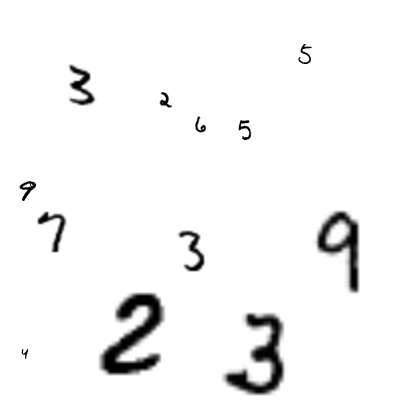
#> input picture Ch8_YOLOv3-MNIST/mnist_test.jpg, 416 x 416 px
$ python image_process.py
#> lines starting #> are read from the running program, lines starting #| are printed output that depends on the picture
import random
import numpy as np
import cv2


# [81 lines left out: functions random_horizontal_flip, random_crop, random_translate, resize_to_square, not called in this run]


if __name__ == "__main__":
    import cv2
    from image_process import *

    bboxes = np.array([[380,129,408,157],
                       [162,221,218,277],
                       [290,232,332,274],
                       [193,298,249,354],
                       [167,97,279,209]])

    print('원본\n', bboxes)
    image = cv2.imread('mnist_test.jpg')
#> image is the input picture: shape (416, 416, 3); min 0, max 255, mean 245.4

    translate, bboxes = random_translate(image, bboxes, 1.0)
#> in random_translate, `image = cv2.warpAffine(image, M, (w, h))`:
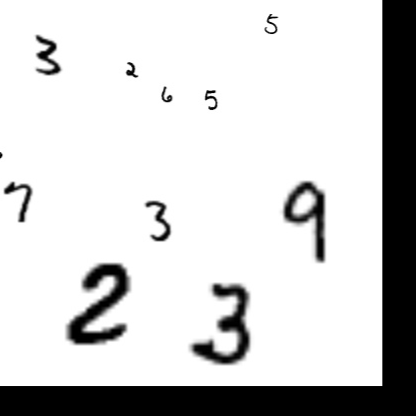
#> image: shape (416, 416, 3); min 0, max 255, mean 208.1
#> bboxes = [[346, 99, 374, 127], [128, 191, 184, 247], [256, 202, 298, 244], [159, 268, 215, 324], [133, 67, 245, 179]]
    print('이동\n', bboxes)
#| 이동
#|  [[346  99 374 127]
#|  [128 191 184 247]
#|  [256 202 298 244]
#|  [159 268 215 324]
#|  [133  67 245 179]]

    flip, bboxes = random_horizontal_flip(image, bboxes, 1.0)
#> in random_horizontal_flip, `image = image[:, ::-1, :]`:
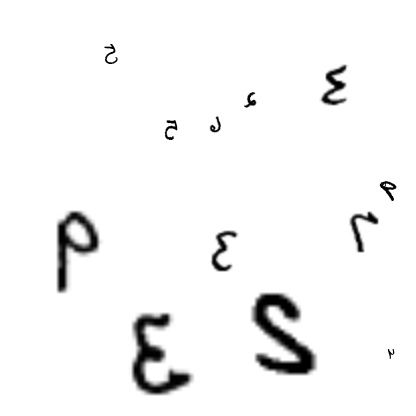
#> image: shape (416, 416, 3); min 0, max 255, mean 245.4
#> bboxes = [[42, 99, 70, 127], [232, 191, 288, 247], [118, 202, 160, 244], [201, 268, 257, 324], [171, 67, 283, 179]]
    print('좌/우 반전\n', bboxes)
#| 좌/우 반전
#|  [[ 42  99  70 127]
#|  [232 191 288 247]
#|  [118 202 160 244]
#|  [201 268 257 324]
#|  [171  67 283 179]]

    crop, bboxes = random_crop(image, bboxes, 1.0)
#> in random_crop, `max_bbox = np.concatenate( [np.min(bboxes[:, 0:2], axis=0), np.max(bbo..`: max_bbox = [42, 67, 288, 324]
#> in random_crop, `max_l_trans = max_bbox[0]`: max_l_trans = 42
#> in random_crop, `max_u_trans = max_bbox[1]`: max_u_trans = 67
#> in random_crop, `max_r_trans = w - max_bbox[2]`: max_r_trans = 128
#> in random_crop, `max_d_trans = h - max_bbox[3]`: max_d_trans = 92
#> in random_crop, `crop_xmin = max(0, int(max_bbox[0] - random.uniform(0, max_l_trans)))`: crop_xmin = 24
#> in random_crop, `crop_ymin = max(0, int(max_bbox[1] - random.uniform(0, max_u_trans)))`: crop_ymin = 14
#> in random_crop, `crop_xmax = max(w, int(max_bbox[2] + random.uniform(0, max_r_trans)))`: crop_xmax = 416
#> in random_crop, `image = image[crop_ymin:crop_ymax, crop_xmin:crop_xmax]`:
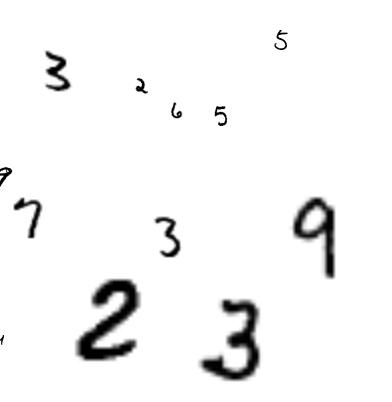
#> image: shape (402, 392, 3); min 0, max 255, mean 244.5
#> bboxes = [[18, 85, 46, 113], [208, 177, 264, 233], [94, 188, 136, 230], [177, 254, 233, 310], [147, 53, 259, 165]]
    print('자르기\n', bboxes)
#| 자르기
#|  [[ 18  85  46 113]
#|  [208 177 264 233]
#|  [ 94 188 136 230]
#|  [177 254 233 310]
#|  [147  53 259 165]]

    cv2.imshow('image', image)
    cv2.imshow('translate', translate)
    cv2.imshow('flip', flip)
    cv2.imshow('crop', crop)
    cv2.waitKey()
    cv2.destroyAllWindows()

$ run again, with Ch8_YOLOv3-MNIST/sample.jpg copied over Ch8_YOLOv3-MNIST/mnist_test.jpg
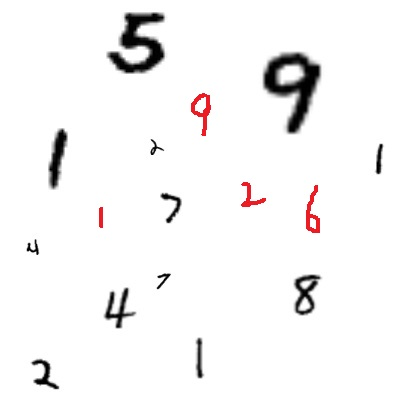
#> input picture Ch8_YOLOv3-MNIST/sample.jpg, 416 x 416 px
#> image is the input picture: shape (416, 416, 3); mean B, G, R 245.4, 245.4, 246.3
#> in random_translate, `image = cv2.warpAffine(image, M, (w, h))`:
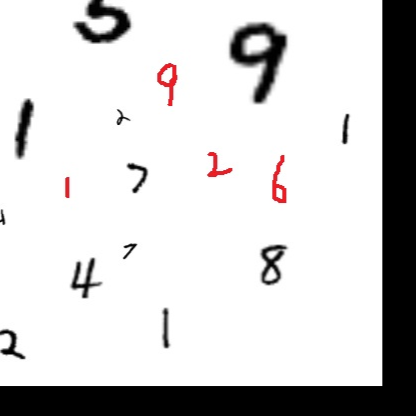
#> image: shape (416, 416, 3); mean of channels 0, 1, 2 208.6, 208.5, 209.5; drawn as B, G, R
#> `translate, bboxes = random_translate(image, bboxes, 1.0)`: bboxes = [[346, 99, 374, 127], [128, 191, 184, 247], [256, 202, 298, 244], [159, 268, 215, 324], [133, 67, 245, 179]]
#| 이동
#|  [[346  99 374 127]
#|  [128 191 184 247]
#|  [256 202 298 244]
#|  [159 268 215 324]
#|  [133  67 245 179]]
#> `flip, bboxes = random_horizontal_flip(image, bboxes, 1.0)`: bboxes = [[42, 99, 70, 127], [232, 191, 288, 247], [118, 202, 160, 244], [201, 268, 257, 324], [171, 67, 283, 179]]
#| 좌/우 반전
#|  [[ 42  99  70 127]
#|  [232 191 288 247]
#|  [118 202 160 244]
#|  [201 268 257 324]
#|  [171  67 283 179]]
#> max_bbox = [42, 67, 288, 324]
#> max_l_trans = 42
#> max_u_trans = 67
#> in random_crop, `max_r_trans = w - max_bbox[2]`: max_r_trans = 128
#> in random_crop, `max_d_trans = h - max_bbox[3]`: max_d_trans = 92
#> crop_xmin = 24
#> crop_ymin = 14
#> crop_xmax = 416
#> in random_crop, `image = image[crop_ymin:crop_ymax, crop_xmin:crop_xmax]`:
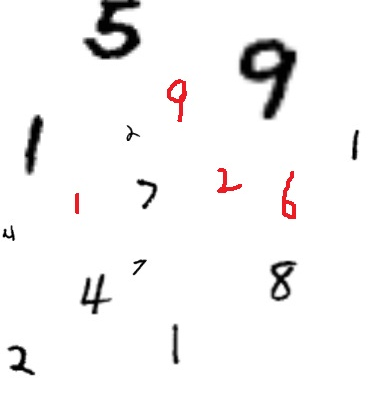
#> image: shape (402, 392, 3); mean of channels 0, 1, 2 244.5, 244.5, 245.5; drawn as B, G, R
#> `crop, bboxes = random_crop(image, bboxes, 1.0)`: bboxes = [[18, 85, 46, 113], [208, 177, 264, 233], [94, 188, 136, 230], [177, 254, 233, 310], [147, 53, 259, 165]]
#| 자르기
#|  [[ 18  85  46 113]
#|  [208 177 264 233]
#|  [ 94 188 136 230]
#|  [177 254 233 310]
#|  [147  53 259 165]]
